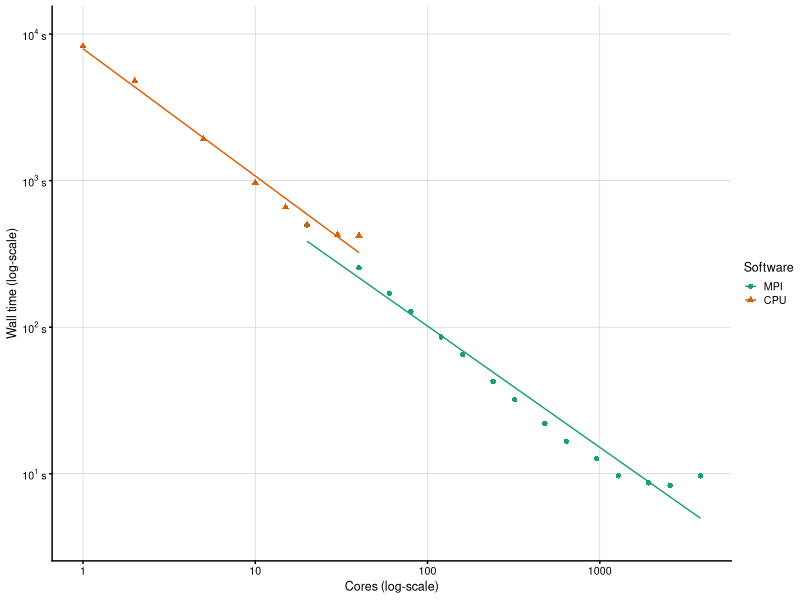
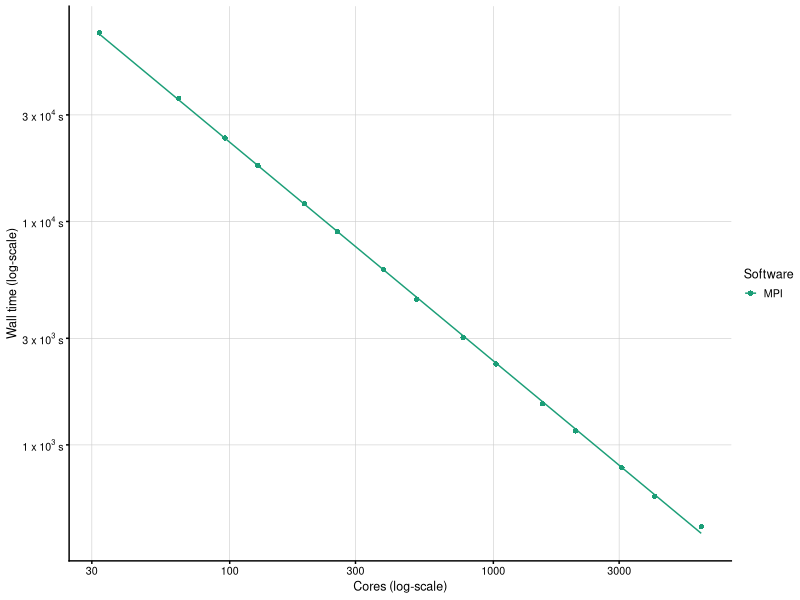
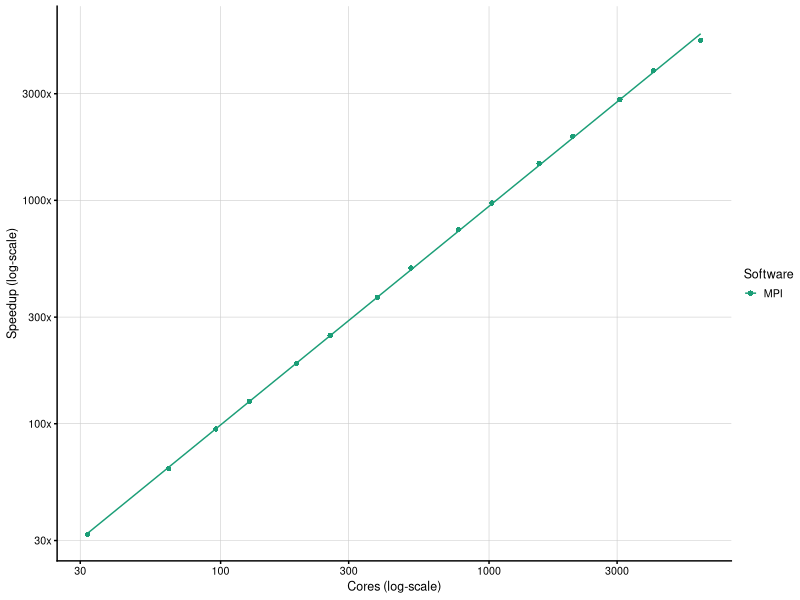

Source code (R) for these figures, in order:

if(F) {
  # use this to install deps
  install.packages(c('ggplot2', 'cowplot', 'sitools'))
}

library(ggplot2)
library(cowplot)

# x <- read.table('data.tsv', header=T)

# #
# # helpers
# #

# sival <- function(...) Vectorize(function(x)sitools::f2si(x, ...))

# labeldf <- function(df) {
#   for(x in names(df))
#     df[[x]] <- paste(x, '=', df[[x]])
#   df
# }

# #
# # Scaling: how much resources do we need to solve a problem of given expected
# # size? (is there an unexpected scalability problem?)
# #

# ggsave("plots/scalability.png", units="in", width=7, height=7,
# ggplot(x, aes(size, time*cpus/size, color=algorithm)) +
#   geom_point() +
#   geom_smooth(method='loess', aes(fill=algorithm), alpha=.1) +
#   scale_x_log10("Base problem size", labels=sival('op')) +
#   scale_y_log10("Time per operation", labels=sival('Cs/op')) +
#   ggtitle("Overhead of processing different problem sizes") +
#   scale_color_brewer("Software", palette='Dark2') +
#   scale_fill_brewer("Software", palette='Dark2') +
#   theme_cowplot(font_size=9) +
#   theme(
#     panel.grid.major=element_line(size=.2, color='#cccccc'),
#   )
# )

# #
# # Speed: How much does throwing extra CPUs help to solve the problem faster?
# #

# ggsave("plots/speed.png", units="in", width=7, height=7,
# ggplot(x, aes(cpus/size, time/size, color=algorithm)) +
#   geom_point() +
#   geom_smooth(method='loess', aes(fill=algorithm), alpha=.1) +
#   scale_x_log10("Base operations assigned to one CPU", labels=function(x)(sival('op/C')(1/x))) +
#   scale_y_log10("Time per base operation", labels=sival('s/op')) +
#   ggtitle("Speedup given for invested resources") +
#   scale_color_brewer("Software", palette='Dark2') +
#   scale_fill_brewer("Software", palette='Dark2') +
#   theme_cowplot(font_size=9) +
#   theme(
#     panel.grid.major=element_line(size=.2, color='#cccccc'),
#   )
# )

# #
# # Other detailed plots
# #

# ggsave("plots/cputime.pdf", units="in", width=7, height=7,
# ggplot(x, aes(cpus, time, color=algorithm, shape=algorithm, group=algorithm)) +
#   geom_point() +
#   stat_smooth(geom='line', method='lm') +
#   scale_x_log10("CPUs", labels=sival()) +
#   scale_y_log10("Wall-clock time (lower is better)", labels=sival('s')) +
#   scale_color_brewer("Software", palette='Dark2') +
#   scale_shape("Software") +
#   ggtitle("Parallelization performance") +
#   facet_wrap(size+dataset~., scales='free', ncol=3, labeller=labeldf) +
#   theme_cowplot(font_size=9) +
#   theme(
#     panel.grid.major=element_line(size=.2, color='#cccccc'),
#   )
# )

# ggsave("plots/cpueffi.pdf", units="in", width=7, height=5,
# ggplot(x, aes(cpus, time*cpus/size, color=algorithm, shape=algorithm, group=algorithm)) +
#   geom_point() +
#   stat_smooth(geom='line', method='lm') +
#   scale_x_log10("CPUs", labels=sival()) +
#   scale_y_log10("Total CPU time per base operation (lower is better)", labels=sival('s/op')) +
#   scale_color_brewer("Software", palette='Dark2') +
#   scale_shape("Software") +
#   ggtitle("Parallelization efficiency") +
#   facet_wrap(size+dataset~., ncol=4, labeller=labeldf) +
#   theme_cowplot(font_size=9) +
#   theme(
#     panel.grid.major=element_line(size=.2, color='#cccccc'),
#   )
# )

# ggsave("plots/cpuspeed.pdf", units="in", width=7, height=7,
# ggplot(x, aes(cpus, size/(cpus*time), color=algorithm, shape=algorithm, group=algorithm)) +
#   geom_point() +
#   stat_smooth(geom='line', method='lm') +
#   scale_x_log10("CPUs", labels=sival()) +
#   scale_y_log10("Base operations per total CPU time (higher is better)", labels=sival('/Cs')) +
#   scale_color_brewer("Software", palette='Dark2') +
#   scale_shape("Software") +
#   ggtitle("Speed by parallelization") +
#   facet_wrap(size+dataset~., scales='free', ncol=3, labeller=labeldf) +
#   theme_cowplot(font_size=9) +
#   theme(
#     panel.grid.major=element_line(size=.2, color='#cccccc'),
#   )
# )

# ggsave("plots/sizetime.pdf", units="in", width=7, height=7,
# ggplot(x, aes(size, time, color=algorithm, shape=algorithm, group=algorithm)) +
#   geom_point() +
#   stat_smooth(geom='line', method='lm') +
#   scale_x_log10("Problem size in basic operations", labels=sival('op')) +
#   scale_y_log10("Wall-clock time (lower is better)", labels=sival('s')) +
#   scale_color_brewer("Software", palette='Dark2') +
#   scale_shape("Software") +
#   ggtitle("Scaling performance") +
#   facet_grid(seed+dataset~cpus, scales='free', labeller=labeldf) +
#   theme_cowplot(font_size=9) +
#   theme(
#     panel.grid.major=element_line(size=.2, color='#cccccc'),
#   )
# )

# ggsave("plots/sizeeffi.pdf", units="in", width=7, height=5,
# ggplot(x, aes(size, time*cpus/size, color=algorithm, shape=algorithm, group=algorithm)) +
#   geom_point() +
#   stat_smooth(geom='line', method='lm') +
#   scale_x_log10("Problem size in basic operations", labels=sival('op')) +
#   scale_y_log10("Total CPU time per base operation (lower is better)", labels=sival('Cs/op')) +
#   scale_color_brewer("Software", palette='Dark2') +
#   scale_shape("Software") +
#   ggtitle("Scaling efficiency") +
#   facet_grid(seed+dataset~cpus, labeller=labeldf) +
#   theme_cowplot(font_size=9) +
#   theme(
#     panel.grid.major=element_line(size=.2, color='#cccccc'),
#   )
# )

# ggsave("plots/sizespeed.pdf", units="in", width=7, height=7,
# ggplot(x, aes(size, size/cpus/time, color=algorithm, shape=algorithm, group=algorithm)) +
#   geom_point() +
#   stat_smooth(geom='line', method='lm') +
#   scale_x_log10("Problem size in basic operations", labels=sival('op')) +
#   scale_y_log10("Tasks per total CPU time (higher is better)", labels=sival('op/Cs')) +
#   scale_color_brewer("Software", palette='Dark2') +
#   scale_shape("Software") +
#   ggtitle("Speed by scaling") +
#   facet_grid(seed+dataset~cpus, scales='free', labeller=labeldf) +
#   theme_cowplot(font_size=9) +
#   theme(
#     panel.grid.major=element_line(size=.2, color='#cccccc'),
#   )
# )

data <- read.table('data_sizek.tsv', header=T)
data <- subset(data, algorithm %in% c('mpi', 'new'))

data$algorithm <- factor(data$algorithm, levels=c('mpi', 'new'), labels=c('MPI', 'CPU'))

ggsave("plots/sizek_mpi.pdf", units="in", width=7, height=5,
ggplot(data, aes(cpus, time, color=algorithm, shape=algorithm, group=algorithm)) +
  geom_point() +
  stat_smooth(geom='line', method='lm') +
  scale_x_log10("Cores (log-scale)") +
  scale_y_log10("Wall time (log-scale)", labels=c(expression('10'^1*' s'),expression('10'^2*' s'),expression('10'^3*' s'),expression('10'^4*' s')), breaks=c(10,100,1000,10000)) +
  scale_color_brewer("Software", palette='Dark2') +
  scale_shape("Software") +
  theme_cowplot(font_size=9) +
  theme(
    panel.grid.major=element_line(size=.2, color='#cccccc'),
  )
)

data <- read.table('data_large.tsv', header=T)

data$algorithm <- factor(data$algorithm, levels=c('mpi'), labels=c('MPI'))

ggsave("plots/synth_mpi.pdf", units="in", width=7, height=5,
ggplot(data, aes(cpus, time, color=algorithm, shape=algorithm, group=algorithm)) +
  geom_point() +
  stat_smooth(geom='line', method='lm') +
  scale_x_log10("Cores (log-scale)") +
  scale_y_log10("Wall time (log-scale)", labels=c(expression('1 x 10'^3*' s'),expression('3 x 10'^3*' s'),expression('1 x 10'^4*' s'),expression('3 x 10'^4*' s')), breaks=c(1000,3000,10000,30000)) +
  scale_color_brewer("Software", palette='Dark2') +
  scale_shape("Software") +
  theme_cowplot(font_size=9) +
  theme(
    panel.grid.major=element_line(size=.2, color='#cccccc'),
  )
)

base = 69895

ggsave("plots/synth_mpi_speedup.pdf", units="in", width=7, height=5,
ggplot(data, aes(cpus, 32 *(base / time), color=algorithm, shape=algorithm, group=algorithm)) +
  geom_point() +
  stat_smooth(geom='line', method='lm') +
  scale_x_log10("Cores (log-scale)") +
  scale_y_log10("Speedup (log-scale)", labels = function (x) paste0(x,"x")) +
  scale_color_brewer("Software", palette='Dark2') +
  scale_shape("Software") +
  theme_cowplot(font_size=9) +
  theme(
    panel.grid.major=element_line(size=.2, color='#cccccc'),
  )
)